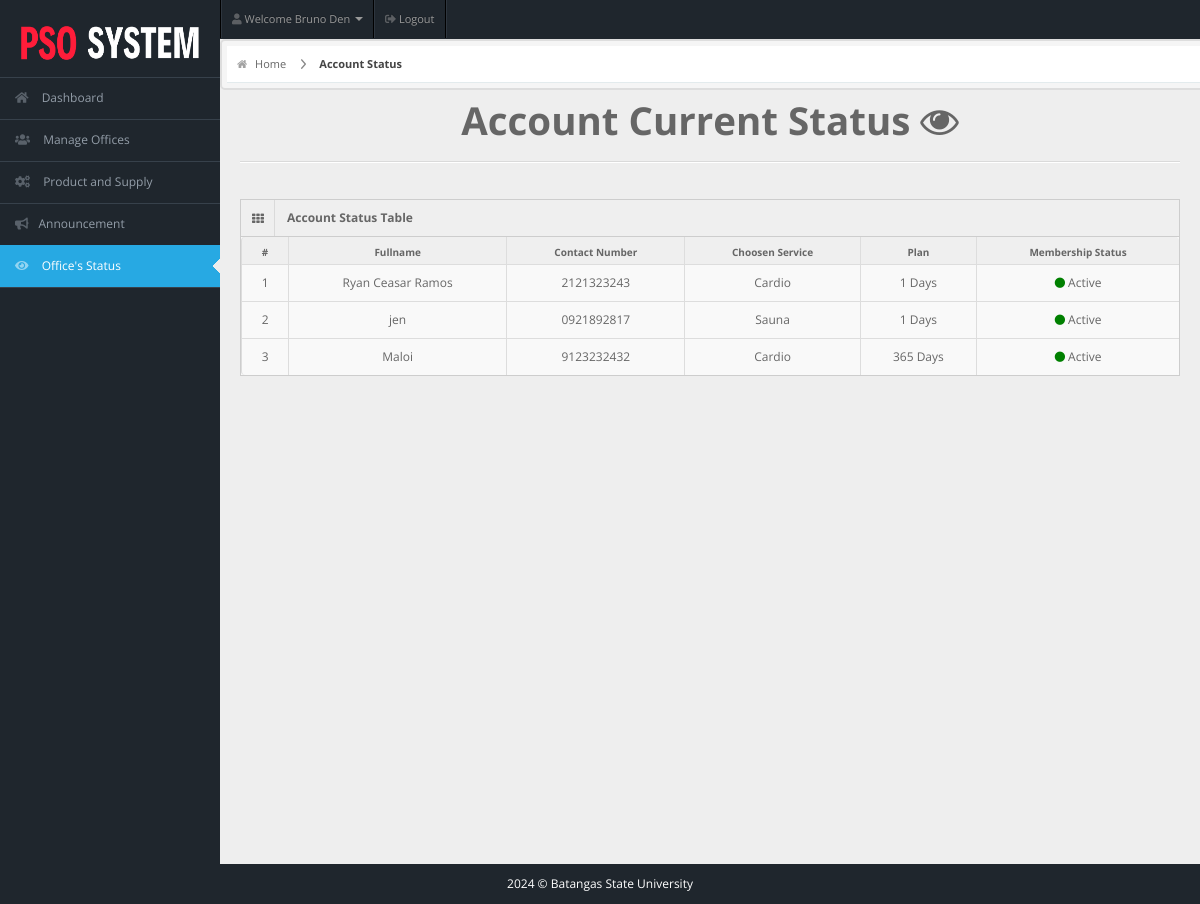
The app's page /staff/staff-pages/member-status.php (signed in) with its own data.
### tables this page shows
CREATE TABLE IF NOT EXISTS `staffs` (
  `user_id` int NOT NULL AUTO_INCREMENT,
  `username` varchar(50) NOT NULL,
  `password` varchar(50) NOT NULL,
  `email` varchar(50) NOT NULL,
  `fullname` varchar(50) NOT NULL,
  `address` varchar(20) NOT NULL,
  `profile_picture` varchar(255) DEFAULT NULL,
  `designation` varchar(20) NOT NULL,
  `gender` varchar(10) NOT NULL,
  `contact` bigint NOT NULL,
  `dor` date NOT NULL,
  PRIMARY KEY (`user_id`)
);

CREATE TABLE IF NOT EXISTS `members` (
  `user_id` int NOT NULL AUTO_INCREMENT,
  `fullname` varchar(20) NOT NULL,
  `username` varchar(20) NOT NULL,
  `email` varchar(255) NOT NULL,
  `password` varchar(100) NOT NULL,
  `gender` varchar(20) NOT NULL,
  `dor` date NOT NULL,
  `profile_picture` varchar(255) DEFAULT NULL,
  `services` varchar(50) NOT NULL,
  `amount` int NOT NULL,
  `paid_date` date NOT NULL,
  `p_year` int NOT NULL,
  `plan` varchar(100) NOT NULL,
  `address` varchar(20) NOT NULL,
  `contact` varchar(10) NOT NULL,
  `status` varchar(20) NOT NULL DEFAULT 'Active',
  `attendance_count` int NOT NULL,
  `ini_weight` int NOT NULL DEFAULT '0',
  `curr_weight` int NOT NULL DEFAULT '0',
  `ini_bodytype` varchar(50) NOT NULL,
  `curr_bodytype` varchar(50) NOT NULL,
  `progress_date` date NOT NULL,
  `reminder` int NOT NULL DEFAULT '0',
  PRIMARY KEY (`user_id`)
);

### staff/staff-pages/member-status.php (the view, shortened to what this page needs)
<!DOCTYPE html>
<html lang="en">
<head>
  <link rel="stylesheet" href="../css/bootstrap.min.css" />
  <link rel="stylesheet" href="../css/bootstrap-responsive.min.css" />
  <link rel="stylesheet" href="../css/fullcalendar.css" />
  <link rel="stylesheet" href="../css/matrix-style.css" />
  <link rel="stylesheet" href="../css/matrix-media.css" />
  <link href="../font-awesome/css/font-awesome.css" rel="stylesheet" />
  <link rel="stylesheet" href="../css/jquery.gritter.css" />
  <link href="https://cdnjs.cloudflare.com/ajax/libs/font-awesome/5.15.4/css/all.min.css" rel="stylesheet">
</head>
<body>
  <?php include '../includes/header.php' ?>
  <?php $page = "membersts";
  include '../includes/sidebar.php' ?>
  <div id="content">
    <div id="content-header">
      <div id="breadcrumb"> <a href="index.php" title="Go to Home" class="tip-bottom"><i class="icon-home"></i> Home</a>
        <a href="#" class="current">Account Status</a>
      </div>
    </div>
    <div class="container-fluid">
      <h1 class="text-center">Account Current Status <i class="icon icon-eye-open"></i></h1>
      <hr>
      <div class="row-fluid">
        <div class="span12">
          <div class='widget-box'>
            <div class='widget-title'> <span class='icon'> <i class='icon-th'></i> </span>
              <h5>Account Status Table</h5>
            </div>
            <div class='widget-content nopadding'>
              <?php
              $qry = "select * from members";
              $cnt = 1;
              $result = mysqli_query($conn, $qry);
              echo "<table class='table table-bordered table-striped'>
              <thead>
                <tr>
                  <th>#</th>
                  <th>Fullname</th>
                  <th>Contact Number</th>
                  <th>Choosen Service</th>
                  <th>Plan</th>
                  <th>Membership Status</th>
                </tr>
              </thead>";
              while ($row = mysqli_fetch_array($result)) { ?>
                <tbody>
                  <td>
                    <div class='text-center'><?php echo $cnt; ?></div>
                  </td>
                  <td>
                    <div class='text-center'><?php echo $row['fullname']; ?></div>
                  </td>
                  <td>
                    <div class='text-center'><?php echo $row['contact']; ?></div>
                  </td>
                  <td>
                    <div class='text-center'><?php echo $row['services']; ?></div>
                  </td>
                  <td>
                    <div class='text-center'><?php echo $row['plan']; ?> Days</div>
                  </td>
                  <td>
                    <div class='text-center'><?php if ($row['status'] == 'Active') {
                                                echo '<i class="icon icon-circle" style="color:green;"></i> Active';
                                              } else {
                                                echo '<i class="icon icon-circle" style="color:red;"></i> Expired';
                                              } ?></div>
                  </td>
                </tbody>
              <?php $cnt++;
              }
              ?>
              </table>
            </div>
          </div>
        </div>
      </div>
    </div>
  </div>
  <?php
  include '../includes/footer.php';
  ?>
</body>
</html>

### staff/includes/header.php (shortened to what this page needs)
<?php
$user_name = '';
if (isset($_SESSION['fullname'])) {
  $user_name = $_SESSION['fullname'];
} else {
  include "../dbcon.php";
  if (isset($_SESSION['user_id'])) {
    $user_id = $_SESSION['user_id'];
    $qry = "SELECT fullname FROM staffs WHERE user_id = '$user_id'";
    $result = mysqli_query($con, $qry);
    if ($result && $row = mysqli_fetch_assoc($result)) {
      $user_name = $row['fullname'];
    }
  }
}
?>
<div id="header">
  <img class="logo-large" src="../img/header_logo.png" alt="Logo" style="width: 200px; height: 80px;">
</div>
<div id="user-nav" class="navbar navbar-inverse">
  <ul class="nav right">
    <li class="dropdown" id="profile-messages">
      <a title="" href="#" data-toggle="dropdown" data-target="#profile-messages" class="dropdown-toggle">
        <i class="fas fa-user"></i> <span class="text"> Welcome <?php echo htmlspecialchars($user_name); ?> <b class="caret"></b>
      </a>
    </li>
    <li class="">
      <a title="" href="../logout.php">
        <i class="fas fa-sign-out-alt"></i> <span class="text">Logout</span>
      </a>
    </li>
  </ul>
</div>

### staff/css/matrix-style.css (style rules this page uses)
* { outline: none !important; -moz-outline: none !important; }
html, body { height: 100%; }
body { overflow-x: hidden; margin-top: -10px; font-family: "Open Sans", sans-serif; font-size: 12px; color: #666; }
a { color: #666; }
select, textarea, input[type="text"], input[type="password"], input[type="datetime"], input[type="datetime-local"], input[type="date"], input[type="month"], input[type="time"], input[type="week"], input[type="number"], input[type="email"], input[type="url"], input[type="search"], input[type="tel"], input[type="color"], .uneditable-input, .label, .dropdown-menu, .btn, .well, .progress, .table-bordered, .btn-group > .btn:first-child, .btn-group > .btn:last-child, .btn-group > .btn:last-child, .btn-group > .dropdown-toggle, .alert { border-radius: 0px; }
hr { border-top-color: #dadada; }
#header { height: 77px; position: relative; width: 100%; z-index: -9; }
#user-nav { position: absolute; left: 220px; top: 0px; z-index: 20; margin: 0; }
#user-nav > ul { margin: 0; padding: 0; list-style: none; border-right: 1px solid #2e363f; border-left: 1px solid #000; }
#user-nav > ul > li { float: left; list-style-type: none; margin: 0; position: relative; padding: 0; border-left: 1px solid #2e363f; border-right: 1px solid #000; }
#user-nav > ul > li > a { padding: 9px 10px; display: block; font-size: 11px; }
#user-nav > ul > li > a > i, #sidebar li a i { opacity: 0.5; margin-top: 2px; }
#content { background: none repeat scroll 0 0 #eeeeee; margin-left: 220px; margin-right: 0; padding-bottom: 25px; position: relative; min-height: 100%; width: auto; }
#content-header { position: abslute; width: 100%; margin-top: -38px; z-index: 20; }
#breadcrumb { background-color: #fff; border-bottom: 1px solid #e3ebed; }
#breadcrumb a { padding: 8px 20px 8px 10px; display: inline-block; background-image: url("../img/breadcrumb.png"); background-position: center right; background-repeat: no-repeat; font-size: 11px; color: #666666; }
#breadcrumb a:last-child { background-image: none; }
#breadcrumb a.current { font-weight: bold; color: #444444; }
#breadcrumb a i { margin-right: 5px; opacity: 0.6; }
.widget-box { background: none repeat scroll 0 0 #f9f9f9; border-left: 1px solid #cdcdcd; border-top: 1px solid #cdcdcd; border-right: 1px solid #cdcdcd; clear: both; margin-top: 16px; margin-bottom: 16px; position: relative; }
.widget-title, .modal-header, .table th, div.dataTables_wrapper .ui-widget-header { background: #efefef; border-bottom: 1px solid #cdcdcd; height: 36px; }
.widget-title span.icon { padding: 9px 10px 7px 11px; float: left; border-right: 1px solid #dadada; }
.widget-title h5 { color: #666; float: left; font-size: 12px; font-weight: bold; padding: 12px; line-height: 12px; margin: 0; }
.widget-content { padding: 15px; border-bottom: 1px solid #cdcdcd; }
.table th { height: auto; font-size: 10px; padding: 5px 10px 2px; border-bottom: 0; text-align: center; color: #666666; }
.nopadding { padding: 0 !important; }
.nopadding .table { margin-bottom: 0; }
.nopadding .table-bordered { border: 0; }

### staff/css/matrix-media.css (style rules this page uses)
body { background:#2E363F; }
#header { background-color: #1f262d; margin-top:10px; }

### staff/includes/header.php (style rules this page uses)
#header img { position: absolute; left: 10px; margin-bottom: 20px; }
#content #content-header { border: 2px solid #ddd; padding: 5px; background-color: #f5f5f5; border-radius: 5px; }

### staff/includes/sidebar.php (style rules this page uses)
body { background-color: #1f262d; }
#header img { position: absolute; left: 10px; margin-bottom: 20px; }

### records on screen
staffs: fullname "Bruno Den"
members: fullname "Ryan Ceasar Ramos", contact "2121323243", services "Cardio", plan "1", status "Active" (drawn)
members: fullname "jen", contact "0921892817", services "Sauna", plan "1", status "Active" (drawn)
members: fullname "Maloi", contact "9123232432", services "Cardio", plan "365", status "Active" (drawn)
